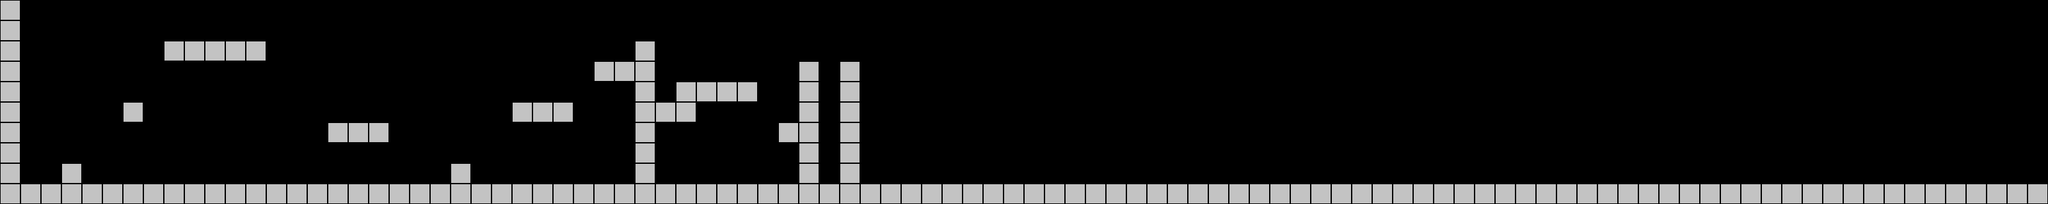

This game map was drawn from its Tiled (.tmx) file and the tilesets committed beside it. A one-line description and the trimmed map source follow:
An orthogonal 100x10 tile map with 32x32 px tiles, 1 tile layer (タイル・レイヤー1).

<map version="1.0" orientation="orthogonal" width="100" height="10" tilewidth="32" tileheight="32">
 <tileset firstgid="1" name="tileset0" tilewidth="32" tileheight="32">
  <image source="chip.png" trans="ffffff" width="256" height="32" />
 </tileset>
 <layer name="タイル・レイヤー1" width="100" height="10">
  <data>[1000 cells, 151 non-empty, 1 distinct tile ids]</data>
 </layer>
</map>